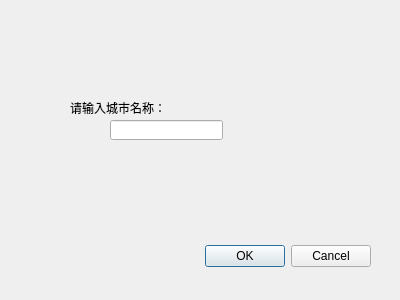
<?xml version="1.0" encoding="UTF-8"?>
<ui version="4.0">
 <class>singleadd</class>
 <widget class="QDialog" name="singleadd">
  <property name="geometry">
   <rect>
    <x>0</x>
    <y>0</y>
    <width>400</width>
    <height>300</height>
   </rect>
  </property>
  <property name="windowTitle">
   <string>Dialog</string>
  </property>
  <widget class="QDialogButtonBox" name="buttonBox">
   <property name="geometry">
    <rect>
     <x>30</x>
     <y>240</y>
     <width>341</width>
     <height>32</height>
    </rect>
   </property>
   <property name="orientation">
    <enum>Qt::Horizontal</enum>
   </property>
   <property name="standardButtons">
    <set>QDialogButtonBox::Cancel|QDialogButtonBox::Ok</set>
   </property>
  </widget>
  <widget class="QLineEdit" name="name">
   <property name="geometry">
    <rect>
     <x>110</x>
     <y>120</y>
     <width>113</width>
     <height>20</height>
    </rect>
   </property>
  </widget>
  <widget class="QLabel" name="label">
   <property name="geometry">
    <rect>
     <x>70</x>
     <y>100</y>
     <width>111</width>
     <height>16</height>
    </rect>
   </property>
   <property name="text">
    <string>请输入城市名称：</string>
   </property>
  </widget>
 </widget>
 <resources/>
 <connections>
  <connection>
   <sender>buttonBox</sender>
   <signal>accepted()</signal>
   <receiver>singleadd</receiver>
   <slot>accept()</slot>
   <hints>
    <hint type="sourcelabel">
     <x>248</x>
     <y>254</y>
    </hint>
    <hint type="destinationlabel">
     <x>157</x>
     <y>274</y>
    </hint>
   </hints>
  </connection>
  <connection>
   <sender>buttonBox</sender>
   <signal>rejected()</signal>
   <receiver>singleadd</receiver>
   <slot>reject()</slot>
   <hints>
    <hint type="sourcelabel">
     <x>316</x>
     <y>260</y>
    </hint>
    <hint type="destinationlabel">
     <x>286</x>
     <y>274</y>
    </hint>
   </hints>
  </connection>
 </connections>
</ui>
